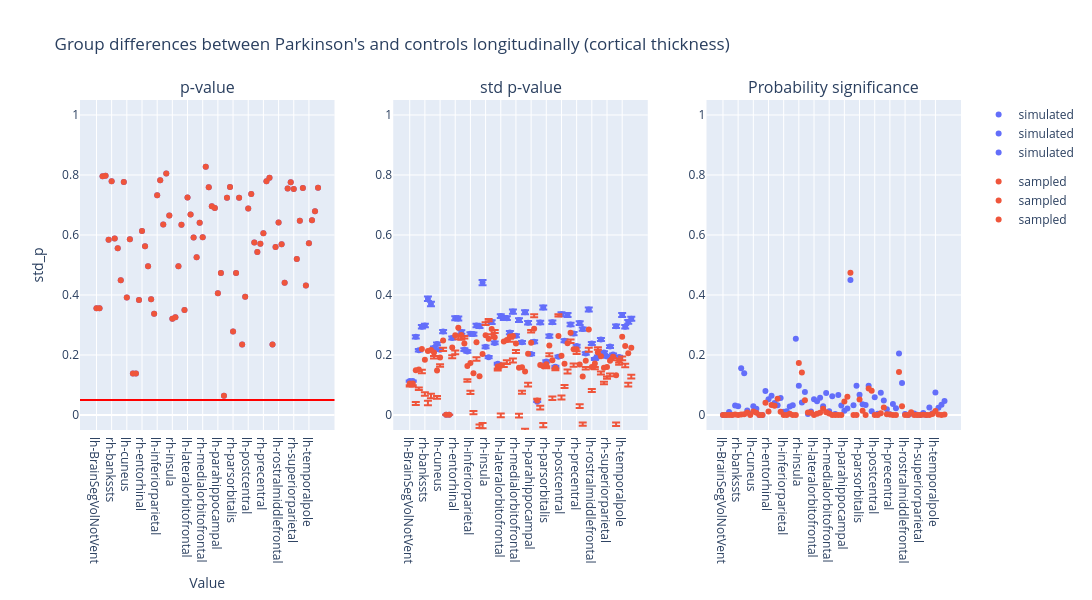

The code cell stored with this chart in its notebook:
### Code cell
plot_dumbbell(
    ancova_longitudinal_thickness,
    "Group differences between Parkinson's and controls longitudinally (cortical thickness)",
    "group",
)

### Figure 1 — Plotly figure (JSON) as saved in the notebook; plotly's stock layout.template omitted (floating-point values rounded to 4 significant figures)
{"data": [{"hovertemplate": "group=simulated<br>region=%{x}<br>p_value=%{y}<extra></extra>", "legendgroup": "simulated", "marker": {"color": "#636efa", "symbol": "circle"}, "mode": "markers", "name": "simulated", "orientation": "v", "showlegend": true, "type": "scatter", "x": ["lh-BrainSegVolNotVent", "rh-BrainSegVolNotVent", "lh-MeanThickness", "rh-MeanThickness", "lh-bankssts", "rh-bankssts", "lh-caudalanteriorcingulate", "rh-caudalanteriorcingulate", "lh-caudalmiddlefrontal", "rh-caudalmiddlefrontal", "lh-cuneus", "rh-cuneus", "lh-eTIV", "rh-eTIV", "lh-entorhinal", "rh-entorhinal", "lh-frontalpole", "rh-frontalpole", "lh-fusiform", "rh-fusiform", "lh-inferiorparietal", "rh-inferiorparietal", "lh-inferiortemporal", "rh-inferiortemporal", "lh-insula", "rh-insula", "lh-isthmuscingulate", "rh-isthmuscingulate", "lh-lateraloccipital", "rh-lateraloccipital", "lh-lateralorbitofrontal", "rh-lateralorbitofrontal", "lh-lingual", "rh-lingual", "lh-medialorbitofrontal", "rh-medialorbitofrontal", "lh-middletemporal", "rh-middletemporal", "lh-paracentral", "rh-paracentral", "lh-parahippocampal", "rh-parahippocampal", "lh-parsopercularis", "rh-parsopercularis", "lh-parsorbitalis", "rh-parsorbitalis", "lh-parstriangularis", "rh-parstriangularis", "lh-pericalcarine", "rh-pericalcarine", "lh-postcentral", "rh-postcentral", "lh-posteriorcingulate", "rh-posteriorcingulate", "lh-precentral", "rh-precentral", "lh-precuneus", "rh-precuneus", "lh-rostralanteriorcingulate", "rh-rostralanteriorcingulate", "lh-rostralmiddlefrontal", "rh-rostralmiddlefrontal", "lh-superiorfrontal", "rh-superiorfrontal", "lh-superiorparietal", "rh-superiorparietal", "lh-superiortemporal", "rh-superiortemporal", "lh-supramarginal", "rh-supramarginal", "lh-temporalpole", "rh-temporalpole", "lh-transversetemporal", "rh-transversetemporal"], "xaxis": "x", "y": [0.3562, 0.3562, 0.7958, 0.7972, 0.5844, 0.779, 0.5886, 0.556, 0.4492, 0.7769, 0.3918, 0.5862, 0.1379, 0.1379, 0.3832, 0.6136, 0.5626, 0.4961, 0.3856, 0.3373, 0.7324, 0.7827, 0.6352, 0.8048, 0.6647, 0.3212, 0.3261, 0.4962, 0.6344, 0.3503, 0.7251, 0.6685, 0.5916, 0.5255, 0.6411, 0.5924, 0.8274, 0.7592, 0.6958, 0.6901, 0.4059, 0.4735, 0.06442, 0.7243, 0.7603, 0.2779, 0.473, 0.7244, 0.2346, 0.3944, 0.6881, 0.7364, 0.5754, 0.5432, 0.5705, 0.6061, 0.779, 0.7905, 0.2349, 0.5603, 0.6417, 0.5691, 0.4405, 0.7553, 0.7762, 0.7534, 0.52, 0.6479, 0.757, 0.4317, 0.5726, 0.6495, 0.6792, 0.7576], "yaxis": "y"}, {"hovertemplate": "group=sampled<br>region=%{x}<br>p_value=%{y}<extra></extra>", "legendgroup": "sampled", "marker": {"color": "#EF553B", "symbol": "circle"}, "mode": "markers", "name": "sampled", "orientation": "v", "showlegend": true, "type": "scatter", "x": ["lh-BrainSegVolNotVent", "rh-BrainSegVolNotVent", "lh-MeanThickness", "rh-MeanThickness", "lh-bankssts", "rh-bankssts", "lh-caudalanteriorcingulate", "rh-caudalanteriorcingulate", "lh-caudalmiddlefrontal", "rh-caudalmiddlefrontal", "lh-cuneus", "rh-cuneus", "lh-eTIV", "rh-eTIV", "lh-entorhinal", "rh-entorhinal", "lh-frontalpole", "rh-frontalpole", "lh-fusiform", "rh-fusiform", "lh-inferiorparietal", "rh-inferiorparietal", "lh-inferiortemporal", "rh-inferiortemporal", "lh-insula", "rh-insula", "lh-isthmuscingulate", "rh-isthmuscingulate", "lh-lateraloccipital", "rh-lateraloccipital", "lh-lateralorbitofrontal", "rh-lateralorbitofrontal", "lh-lingual", "rh-lingual", "lh-medialorbitofrontal", "rh-medialorbitofrontal", "lh-middletemporal", "rh-middletemporal", "lh-paracentral", "rh-paracentral", "lh-parahippocampal", "rh-parahippocampal", "lh-parsopercularis", "rh-parsopercularis", "lh-parsorbitalis", "rh-parsorbitalis", "lh-parstriangularis", "rh-parstriangularis", "lh-pericalcarine", "rh-pericalcarine", "lh-postcentral", "rh-postcentral", "lh-posteriorcingulate", "rh-posteriorcingulate", "lh-precentral", "rh-precentral", "lh-precuneus", "rh-precuneus", "lh-rostralanteriorcingulate", "rh-rostralanteriorcingulate", "lh-rostralmiddlefrontal", "rh-rostralmiddlefrontal", "lh-superiorfrontal", "rh-superiorfrontal", "lh-superiorparietal", "rh-superiorparietal", "lh-superiortemporal", "rh-superiortemporal", "lh-supramarginal", "rh-supramarginal", "lh-temporalpole", "rh-temporalpole", "lh-transversetemporal", "rh-transversetemporal"], "xaxis": "x", "y": [0.3562, 0.3562, 0.7958, 0.7972, 0.5844, 0.779, 0.5886, 0.556, 0.4492, 0.7769, 0.3918, 0.5862, 0.1379, 0.1379, 0.3832, 0.6136, 0.5626, 0.4961, 0.3856, 0.3373, 0.7324, 0.7827, 0.6352, 0.8048, 0.6647, 0.3212, 0.3261, 0.4962, 0.6344, 0.3503, 0.7251, 0.6685, 0.5916, 0.5255, 0.6411, 0.5924, 0.8274, 0.7592, 0.6958, 0.6901, 0.4059, 0.4735, 0.06442, 0.7243, 0.7603, 0.2779, 0.473, 0.7244, 0.2346, 0.3944, 0.6881, 0.7364, 0.5754, 0.5432, 0.5705, 0.6061, 0.779, 0.7905, 0.2349, 0.5603, 0.6417, 0.5691, 0.4405, 0.7553, 0.7762, 0.7534, 0.52, 0.6479, 0.757, 0.4317, 0.5726, 0.6495, 0.6792, 0.7576], "yaxis": "y"}, {"error_y": {"array": [0.002201, 0.002201, 0.005075, 0.00421, 0.005726, 0.005806, 0.007543, 0.007209, 0.004362, 0.004615, 0.004244, 0.005418, 2.241e-05, 2.241e-05, 0.004998, 0.006281, 0.006266, 0.005389, 0.004243, 0.00412, 0.005272, 0.005253, 0.005818, 0.005768, 0.008595, 0.004428, 0.003751, 0.006032, 0.004679, 0.003334, 0.00642, 0.006296, 0.006286, 0.005351, 0.006714, 0.005143, 0.006162, 0.004717, 0.006667, 0.005989, 0.003954, 0.004758, 0.0008532, 0.006008, 0.00698, 0.00348, 0.005124, 0.006022, 0.003131, 0.003787, 0.006547, 0.00482, 0.006493, 0.005878, 0.005288, 0.004478, 0.005967, 0.005576, 0.003995, 0.00685, 0.004644, 0.003637, 0.003784, 0.004899, 0.004062, 0.003793, 0.004445, 0.00392, 0.005767, 0.003773, 0.00649, 0.005732, 0.006048, 0.006249], "arrayminus": [0.002245, 0.002245, 0.005178, 0.004295, 0.005842, 0.005924, 0.007696, 0.007355, 0.00445, 0.004709, 0.00433, 0.005528, 2.287e-05, 2.287e-05, 0.005099, 0.006408, 0.006393, 0.005498, 0.004328, 0.004203, 0.005378, 0.005359, 0.005935, 0.005885, 0.008769, 0.004517, 0.003827, 0.006154, 0.004774, 0.003402, 0.00655, 0.006424, 0.006414, 0.005459, 0.00685, 0.005247, 0.006287, 0.004813, 0.006802, 0.00611, 0.004034, 0.004854, 0.0008704, 0.00613, 0.007121, 0.00355, 0.005228, 0.006143, 0.003194, 0.003864, 0.006679, 0.004918, 0.006624, 0.005997, 0.005395, 0.004569, 0.006088, 0.005689, 0.004076, 0.006988, 0.004738, 0.003711, 0.003861, 0.004999, 0.004144, 0.00387, 0.004535, 0.003999, 0.005884, 0.003849, 0.006622, 0.005848, 0.00617, 0.006375]}, "hovertemplate": "group=simulated<br>region=%{x}<br>std_p=%{y}<extra></extra>", "legendgroup": "simulated", "marker": {"color": "#636efa", "symbol": "circle"}, "mode": "markers", "name": "simulated", "orientation": "v", "showlegend": true, "type": "scatter", "x": ["lh-BrainSegVolNotVent", "rh-BrainSegVolNotVent", "lh-MeanThickness", "rh-MeanThickness", "lh-bankssts", "rh-bankssts", "lh-caudalanteriorcingulate", "rh-caudalanteriorcingulate", "lh-caudalmiddlefrontal", "rh-caudalmiddlefrontal", "lh-cuneus", "rh-cuneus", "lh-eTIV", "rh-eTIV", "lh-entorhinal", "rh-entorhinal", "lh-frontalpole", "rh-frontalpole", "lh-fusiform", "rh-fusiform", "lh-inferiorparietal", "rh-inferiorparietal", "lh-inferiortemporal", "rh-inferiortemporal", "lh-insula", "rh-insula", "lh-isthmuscingulate", "rh-isthmuscingulate", "lh-lateraloccipital", "rh-lateraloccipital", "lh-lateralorbitofrontal", "rh-lateralorbitofrontal", "lh-lingual", "rh-lingual", "lh-medialorbitofrontal", "rh-medialorbitofrontal", "lh-middletemporal", "rh-middletemporal", "lh-paracentral", "rh-paracentral", "lh-parahippocampal", "rh-parahippocampal", "lh-parsopercularis", "rh-parsopercularis", "lh-parsorbitalis", "rh-parsorbitalis", "lh-parstriangularis", "rh-parstriangularis", "lh-pericalcarine", "rh-pericalcarine", "lh-postcentral", "rh-postcentral", "lh-posteriorcingulate", "rh-posteriorcingulate", "lh-precentral", "rh-precentral", "lh-precuneus", "rh-precuneus", "lh-rostralanteriorcingulate", "rh-rostralanteriorcingulate", "lh-rostralmiddlefrontal", "rh-rostralmiddlefrontal", "lh-superiorfrontal", "rh-superiorfrontal", "lh-superiorparietal", "rh-superiorparietal", "lh-superiortemporal", "rh-superiortemporal", "lh-supramarginal", "rh-supramarginal", "lh-temporalpole", "rh-temporalpole", "lh-transversetemporal", "rh-transversetemporal"], "xaxis": "x2", "y": [0.113, 0.113, 0.2606, 0.2162, 0.294, 0.2981, 0.3873, 0.3701, 0.224, 0.237, 0.2179, 0.2782, 0.001151, 0.001151, 0.2566, 0.3225, 0.3217, 0.2767, 0.2178, 0.2115, 0.2707, 0.2697, 0.2987, 0.2962, 0.4413, 0.2273, 0.1926, 0.3097, 0.2403, 0.1712, 0.3297, 0.3233, 0.3228, 0.2748, 0.3447, 0.2641, 0.3164, 0.2422, 0.3423, 0.3075, 0.203, 0.2443, 0.04381, 0.3085, 0.3584, 0.1787, 0.2631, 0.3092, 0.1607, 0.1944, 0.3361, 0.2475, 0.3334, 0.3018, 0.2715, 0.2299, 0.3064, 0.2863, 0.2051, 0.3517, 0.2384, 0.1868, 0.1943, 0.2516, 0.2086, 0.1948, 0.2282, 0.2013, 0.2961, 0.1937, 0.3333, 0.2943, 0.3106, 0.3209], "yaxis": "y2"}, {"error_y": {"array": [-0.00567, -0.00567, -0.106, -0.05999, -0.06861, -0.1082, -0.1661, -0.1461, -0.01134, -0.08436, -0.02225, -0.02431, 1.619e-05, 1.619e-05, -0.02629, -0.0507, -0.025, -0.004999, 0.02507, -0.04432, -0.0925, -0.1255, -0.05031, -0.1611, -0.2296, 0.04304, 0.06561, -0.01737, 0.02378, -0.006544, -0.159, -0.07205, -0.06681, -0.007421, -0.07473, -0.021, -0.1529, -0.07838, -0.1909, -0.09706, 0.04208, 0.04799, 0.005764, -0.136, -0.1892, -0.006363, -0.02602, -0.1206, -0.001117, 0.07268, -0.1322, -0.07147, -0.08753, -0.02202, -0.0473, -0.006385, -0.1325, -0.1528, -0.02065, -0.06028, -0.07368, -0.01164, 0.01747, -0.0509, -0.04673, -0.03127, -0.04283, -0.003586, -0.1576, -0.007438, -0.0657, -0.05878, -0.09857, -0.09017], "arrayminus": [0.01012, 0.01012, 0.1162, 0.0685, 0.08018, 0.1199, 0.1814, 0.1606, 0.02015, 0.09368, 0.03082, 0.03526, 2.909e-05, 2.909e-05, 0.03639, 0.06339, 0.03766, 0.01589, -0.01649, 0.05264, 0.1031, 0.1361, 0.06206, 0.1728, 0.247, -0.0341, -0.05803, 0.02956, -0.01433, 0.01328, 0.1719, 0.08477, 0.07951, 0.01823, 0.08829, 0.03139, 0.1654, 0.08791, 0.2044, 0.1092, -0.03409, -0.03838, -0.00404, 0.1482, 0.2033, 0.01339, 0.03637, 0.1328, 0.007441, -0.06503, 0.1454, 0.08121, 0.1007, 0.0339, 0.05799, 0.01543, 0.1445, 0.1641, 0.02872, 0.07412, 0.08306, 0.01899, -0.009821, 0.0608, 0.05494, 0.03894, 0.05181, 0.0115, 0.1693, 0.01506, 0.07881, 0.07036, 0.1108, 0.1028]}, "hovertemplate": "group=sampled<br>region=%{x}<br>std_p=%{y}<extra></extra>", "legendgroup": "sampled", "marker": {"color": "#EF553B", "symbol": "circle"}, "mode": "markers", "name": "sampled", "orientation": "v", "showlegend": true, "type": "scatter", "x": ["lh-BrainSegVolNotVent", "rh-BrainSegVolNotVent", "lh-MeanThickness", "rh-MeanThickness", "lh-bankssts", "rh-bankssts", "lh-caudalanteriorcingulate", "rh-caudalanteriorcingulate", "lh-caudalmiddlefrontal", "rh-caudalmiddlefrontal", "lh-cuneus", "rh-cuneus", "lh-eTIV", "rh-eTIV", "lh-entorhinal", "rh-entorhinal", "lh-frontalpole", "rh-frontalpole", "lh-fusiform", "rh-fusiform", "lh-inferiorparietal", "rh-inferiorparietal", "lh-inferiortemporal", "rh-inferiortemporal", "lh-insula", "rh-insula", "lh-isthmuscingulate", "rh-isthmuscingulate", "lh-lateraloccipital", "rh-lateraloccipital", "lh-lateralorbitofrontal", "rh-lateralorbitofrontal", "lh-lingual", "rh-lingual", "lh-medialorbitofrontal", "rh-medialorbitofrontal", "lh-middletemporal", "rh-middletemporal", "lh-paracentral", "rh-paracentral", "lh-parahippocampal", "rh-parahippocampal", "lh-parsopercularis", "rh-parsopercularis", "lh-parsorbitalis", "rh-parsorbitalis", "lh-parstriangularis", "rh-parstriangularis", "lh-pericalcarine", "rh-pericalcarine", "lh-postcentral", "rh-postcentral", "lh-posteriorcingulate", "rh-posteriorcingulate", "lh-precentral", "rh-precentral", "lh-precuneus", "rh-precuneus", "lh-rostralanteriorcingulate", "rh-rostralanteriorcingulate", "lh-rostralmiddlefrontal", "rh-rostralmiddlefrontal", "lh-superiorfrontal", "rh-superiorfrontal", "lh-superiorparietal", "rh-superiorparietal", "lh-superiortemporal", "rh-superiortemporal", "lh-supramarginal", "rh-supramarginal", "lh-temporalpole", "rh-temporalpole", "lh-transversetemporal", "rh-transversetemporal"], "xaxis": "x2", "y": [0.1051, 0.1051, 0.1495, 0.152, 0.2197, 0.1841, 0.2136, 0.2169, 0.2083, 0.148, 0.1914, 0.2485, 0.001145, 0.001145, 0.2254, 0.2655, 0.2905, 0.2663, 0.2387, 0.1631, 0.1729, 0.1389, 0.2426, 0.1293, 0.2031, 0.266, 0.2545, 0.2863, 0.2594, 0.1613, 0.1643, 0.245, 0.2497, 0.262, 0.2633, 0.2379, 0.1573, 0.1591, 0.1447, 0.2045, 0.2411, 0.2875, 0.04872, 0.1665, 0.1622, 0.1688, 0.232, 0.1825, 0.1565, 0.2633, 0.1974, 0.1712, 0.2394, 0.2739, 0.2189, 0.2191, 0.1679, 0.1279, 0.1805, 0.2846, 0.1601, 0.1715, 0.208, 0.1958, 0.1578, 0.1597, 0.181, 0.1938, 0.1327, 0.1825, 0.2611, 0.2298, 0.2059, 0.2244], "yaxis": "y2"}, {"hovertemplate": "group=simulated<br>region=%{x}<br>psig=%{y}<extra></extra>", "legendgroup": "simulated", "marker": {"color": "#636efa", "symbol": "circle"}, "mode": "markers", "name": "simulated", "orientation": "v", "showlegend": true, "type": "scatter", "x": ["lh-BrainSegVolNotVent", "rh-BrainSegVolNotVent", "lh-MeanThickness", "rh-MeanThickness", "lh-bankssts", "rh-bankssts", "lh-caudalanteriorcingulate", "rh-caudalanteriorcingulate", "lh-caudalmiddlefrontal", "rh-caudalmiddlefrontal", "lh-cuneus", "rh-cuneus", "lh-eTIV", "rh-eTIV", "lh-entorhinal", "rh-entorhinal", "lh-frontalpole", "rh-frontalpole", "lh-fusiform", "rh-fusiform", "lh-inferiorparietal", "rh-inferiorparietal", "lh-inferiortemporal", "rh-inferiortemporal", "lh-insula", "rh-insula", "lh-isthmuscingulate", "rh-isthmuscingulate", "lh-lateraloccipital", "rh-lateraloccipital", "lh-lateralorbitofrontal", "rh-lateralorbitofrontal", "lh-lingual", "rh-lingual", "lh-medialorbitofrontal", "rh-medialorbitofrontal", "lh-middletemporal", "rh-middletemporal", "lh-paracentral", "rh-paracentral", "lh-parahippocampal", "rh-parahippocampal", "lh-parsopercularis", "rh-parsopercularis", "lh-parsorbitalis", "rh-parsorbitalis", "lh-parstriangularis", "rh-parstriangularis", "lh-pericalcarine", "rh-pericalcarine", "lh-postcentral", "rh-postcentral", "lh-posteriorcingulate", "rh-posteriorcingulate", "lh-precentral", "rh-precentral", "lh-precuneus", "rh-precuneus", "lh-rostralanteriorcingulate", "rh-rostralanteriorcingulate", "lh-rostralmiddlefrontal", "rh-rostralmiddlefrontal", "lh-superiorfrontal", "rh-superiorfrontal", "lh-superiorparietal", "rh-superiorparietal", "lh-superiortemporal", "rh-superiortemporal", "lh-supramarginal", "rh-supramarginal", "lh-temporalpole", "rh-temporalpole", "lh-transversetemporal", "rh-transversetemporal"], "xaxis": "x3", "y": [7.184e-05, 7.184e-05, 0.009825, 0.001079, 0.03156, 0.02937, 0.1562, 0.1394, 0.01516, 0.00298, 0.02927, 0.02052, 0.0, 0.0, 0.08034, 0.05215, 0.06413, 0.03965, 0.03209, 0.05633, 0.01054, 0.0125, 0.02808, 0.03274, 0.2544, 0.09761, 0.04135, 0.07682, 0.00372, 0.01173, 0.05263, 0.04614, 0.05717, 0.02938, 0.07358, 0.0127, 0.06272, 0.003482, 0.0664, 0.03126, 0.01415, 0.02126, 0.4496, 0.03239, 0.09722, 0.06732, 0.03565, 0.03295, 0.09753, 0.01251, 0.05904, 0.00413, 0.07447, 0.04837, 0.0188, 0.002804, 0.03635, 0.02249, 0.2051, 0.1064, 0.003263, 0.0002686, 0.005106, 0.005273, 0.000515, 0.0001411, 0.006736, 0.000316, 0.02524, 0.005886, 0.07521, 0.02384, 0.03402, 0.04686], "yaxis": "y3"}, {"hovertemplate": "group=sampled<br>region=%{x}<br>psig=%{y}<extra></extra>", "legendgroup": "sampled", "marker": {"color": "#EF553B", "symbol": "circle"}, "mode": "markers", "name": "sampled", "orientation": "v", "showlegend": true, "type": "scatter", "x": ["lh-BrainSegVolNotVent", "rh-BrainSegVolNotVent", "lh-MeanThickness", "rh-MeanThickness", "lh-bankssts", "rh-bankssts", "lh-caudalanteriorcingulate", "rh-caudalanteriorcingulate", "lh-caudalmiddlefrontal", "rh-caudalmiddlefrontal", "lh-cuneus", "rh-cuneus", "lh-eTIV", "rh-eTIV", "lh-entorhinal", "rh-entorhinal", "lh-frontalpole", "rh-frontalpole", "lh-fusiform", "rh-fusiform", "lh-inferiorparietal", "rh-inferiorparietal", "lh-inferiortemporal", "rh-inferiortemporal", "lh-insula", "rh-insula", "lh-isthmuscingulate", "rh-isthmuscingulate", "lh-lateraloccipital", "rh-lateraloccipital", "lh-lateralorbitofrontal", "rh-lateralorbitofrontal", "lh-lingual", "rh-lingual", "lh-medialorbitofrontal", "rh-medialorbitofrontal", "lh-middletemporal", "rh-middletemporal", "lh-paracentral", "rh-paracentral", "lh-parahippocampal", "rh-parahippocampal", "lh-parsopercularis", "rh-parsopercularis", "lh-parsorbitalis", "rh-parsorbitalis", "lh-parstriangularis", "rh-parstriangularis", "lh-pericalcarine", "rh-pericalcarine", "lh-postcentral", "rh-postcentral", "lh-posteriorcingulate", "rh-posteriorcingulate", "lh-precentral", "rh-precentral", "lh-precuneus", "rh-precuneus", "lh-rostralanteriorcingulate", "rh-rostralanteriorcingulate", "lh-rostralmiddlefrontal", "rh-rostralmiddlefrontal", "lh-superiorfrontal", "rh-superiorfrontal", "lh-superiorparietal", "rh-superiorparietal", "lh-superiortemporal", "rh-superiortemporal", "lh-supramarginal", "rh-supramarginal", "lh-temporalpole", "rh-temporalpole", "lh-transversetemporal", "rh-transversetemporal"], "xaxis": "x3", "y": [1.913e-05, 1.913e-05, 5.755e-07, 9.36e-07, 0.002037, 6.098e-05, 0.001371, 0.002467, 0.00829, 3.04e-07, 0.0116, 0.00759, 0.0, 0.0, 0.04071, 0.01162, 0.03302, 0.03077, 0.05426, 0.01099, 1.211e-05, 4.572e-08, 0.004121, 6.375e-09, 0.000321, 0.1733, 0.142, 0.04904, 0.008284, 0.007226, 3.607e-06, 0.003889, 0.007609, 0.0207, 0.009275, 0.004627, 4.965e-06, 1.847e-06, 1.204e-07, 0.0003125, 0.04461, 0.06065, 0.4746, 4.993e-06, 3.068e-06, 0.05174, 0.01438, 3.792e-05, 0.0883, 0.0807, 0.0001764, 9.768e-06, 0.005774, 0.02486, 0.002296, 0.001561, 8.623e-06, 2.808e-09, 0.143, 0.02896, 3.802e-06, 6.28e-05, 0.009485, 0.0001559, 1.785e-06, 1.948e-06, 0.0004264, 0.0001697, 6.27e-09, 0.003266, 0.01334, 0.002002, 0.0003667, 0.001314], "yaxis": "y3"}], "layout": {"annotations": [{"font": {"size": 16}, "showarrow": false, "text": "p-value", "x": 0.1444, "xanchor": "center", "xref": "paper", "y": 1, "yanchor": "bottom", "yref": "paper"}, {"font": {"size": 16}, "showarrow": false, "text": "std p-value", "x": 0.5, "xanchor": "center", "xref": "paper", "y": 1, "yanchor": "bottom", "yref": "paper"}, {"font": {"size": 16}, "showarrow": false, "text": "Probability significance", "x": 0.8556, "xanchor": "center", "xref": "paper", "y": 1, "yanchor": "bottom", "yref": "paper"}], "height": 600, "hovermode": "closest", "shapes": [{"line": {"color": "red", "width": 2}, "type": "line", "x0": 0, "x1": 1, "xref": "x domain", "y0": 0.05, "y1": 0.05, "yref": "y"}], "title": {"text": "Group differences between Parkinson's and controls longitudinally (cortical thickness)"}, "width": 1400, "xaxis": {"anchor": "y", "domain": [0, 0.2889], "title": {"text": "Value"}}, "xaxis2": {"anchor": "y2", "domain": [0.3556, 0.6444]}, "xaxis3": {"anchor": "y3", "domain": [0.7111, 1]}, "yaxis": {"anchor": "x", "domain": [0, 1], "range": [-0.05, 1.05], "title": {"text": "std_p"}}, "yaxis2": {"anchor": "x2", "domain": [0, 1], "range": [-0.05, 1.05]}, "yaxis3": {"anchor": "x3", "domain": [0, 1], "range": [-0.05, 1.05]}}}
